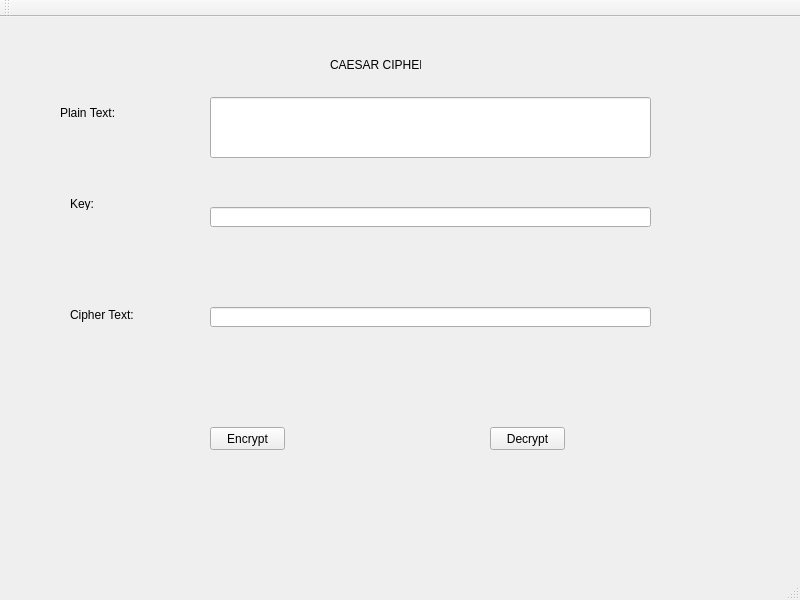
<?xml version="1.0" encoding="UTF-8"?>
<ui version="4.0">
 <class>MainWindow</class>
 <widget class="QMainWindow" name="MainWindow">
  <property name="geometry">
   <rect>
    <x>0</x>
    <y>0</y>
    <width>800</width>
    <height>600</height>
   </rect>
  </property>
  <property name="windowTitle">
   <string>MainWindow</string>
  </property>
  <widget class="QWidget" name="centralwidget">
   <widget class="QPushButton" name="pushButton">
    <property name="geometry">
     <rect>
      <x>210</x>
      <y>410</y>
      <width>75</width>
      <height>23</height>
     </rect>
    </property>
    <property name="text">
     <string>Encrypt</string>
    </property>
   </widget>
   <widget class="QPushButton" name="pushButton_2">
    <property name="geometry">
     <rect>
      <x>490</x>
      <y>410</y>
      <width>75</width>
      <height>23</height>
     </rect>
    </property>
    <property name="text">
     <string>Decrypt</string>
    </property>
   </widget>
   <widget class="QLabel" name="label">
    <property name="geometry">
     <rect>
      <x>330</x>
      <y>40</y>
      <width>91</width>
      <height>16</height>
     </rect>
    </property>
    <property name="text">
     <string>CAESAR CIPHER</string>
    </property>
   </widget>
   <widget class="QLabel" name="label_2">
    <property name="geometry">
     <rect>
      <x>60</x>
      <y>80</y>
      <width>61</width>
      <height>31</height>
     </rect>
    </property>
    <property name="text">
     <string>Plain Text:</string>
    </property>
   </widget>
   <widget class="QLabel" name="label_3">
    <property name="geometry">
     <rect>
      <x>70</x>
      <y>180</y>
      <width>47</width>
      <height>13</height>
     </rect>
    </property>
    <property name="text">
     <string>Key:</string>
    </property>
   </widget>
   <widget class="QLabel" name="label_4">
    <property name="geometry">
     <rect>
      <x>70</x>
      <y>290</y>
      <width>71</width>
      <height>16</height>
     </rect>
    </property>
    <property name="text">
     <string>Cipher Text:</string>
    </property>
   </widget>
   <widget class="QLineEdit" name="lineEdit">
    <property name="geometry">
     <rect>
      <x>210</x>
      <y>80</y>
      <width>441</width>
      <height>61</height>
     </rect>
    </property>
   </widget>
   <widget class="QLineEdit" name="lineEdit_2">
    <property name="geometry">
     <rect>
      <x>210</x>
      <y>190</y>
      <width>441</width>
      <height>20</height>
     </rect>
    </property>
   </widget>
   <widget class="QLineEdit" name="lineEdit_3">
    <property name="geometry">
     <rect>
      <x>210</x>
      <y>290</y>
      <width>441</width>
      <height>20</height>
     </rect>
    </property>
   </widget>
  </widget>
  <widget class="QMenuBar" name="menubar">
   <property name="geometry">
    <rect>
     <x>0</x>
     <y>0</y>
     <width>800</width>
     <height>21</height>
    </rect>
   </property>
  </widget>
  <widget class="QStatusBar" name="statusbar"/>
  <widget class="QToolBar" name="toolBar">
   <property name="windowTitle">
    <string>toolBar</string>
   </property>
   <attribute name="toolBarArea">
    <enum>TopToolBarArea</enum>
   </attribute>
   <attribute name="toolBarBreak">
    <bool>false</bool>
   </attribute>
  </widget>
 </widget>
 <resources/>
 <connections/>
</ui>
